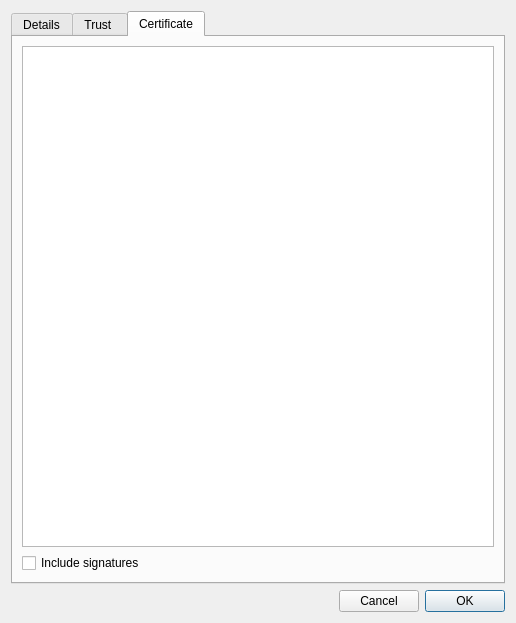
<?xml version="1.0" encoding="UTF-8"?>
<ui version="4.0">
 <class>ConfCertDialog</class>
 <widget class="QDialog" name="ConfCertDialog">
  <property name="geometry">
   <rect>
    <x>0</x>
    <y>0</y>
    <width>516</width>
    <height>623</height>
   </rect>
  </property>
  <property name="windowTitle">
   <string>Friend Details</string>
  </property>
  <property name="windowIcon">
   <iconset resource="../images.qrc">
    <normaloff>:/images/rstray3.png</normaloff>:/images/rstray3.png</iconset>
  </property>
  <layout class="QGridLayout" name="gridLayout">
   <item row="0" column="0">
    <widget class="QTabWidget" name="stabWidget">
     <property name="currentIndex">
      <number>2</number>
     </property>
     <widget class="QWidget" name="tab">
      <attribute name="icon">
       <iconset resource="../images.qrc">
        <normaloff>:/images/peerdetails_16x16.png</normaloff>:/images/peerdetails_16x16.png</iconset>
      </attribute>
      <attribute name="title">
       <string>Details</string>
      </attribute>
      <layout class="QGridLayout" name="gridLayout_3">
       <item row="0" column="1" rowspan="3">
        <widget class="QGroupBox" name="groupBox_2">
         <property name="title">
          <string>Peer Info</string>
         </property>
         <layout class="QGridLayout" name="_2">
          <item row="0" column="0">
           <widget class="QLabel" name="label_name">
            <property name="text">
             <string>Name</string>
            </property>
           </widget>
          </item>
          <item row="0" column="1">
           <widget class="QLineEdit" name="name">
            <property name="readOnly">
             <bool>true</bool>
            </property>
           </widget>
          </item>
          <item row="2" column="0">
           <widget class="QLabel" name="label_id">
            <property name="text">
             <string>Peer ID</string>
            </property>
           </widget>
          </item>
          <item row="2" column="1">
           <widget class="QLineEdit" name="peerid">
            <property name="readOnly">
             <bool>true</bool>
            </property>
           </widget>
          </item>
          <item row="6" column="0">
           <widget class="QLabel" name="label_last_contact">
            <property name="text">
             <string>Last Contact</string>
            </property>
           </widget>
          </item>
          <item row="6" column="1">
           <widget class="QLineEdit" name="lastcontact">
            <property name="readOnly">
             <bool>true</bool>
            </property>
           </widget>
          </item>
          <item row="7" column="1">
           <widget class="QLineEdit" name="version">
            <property name="readOnly">
             <bool>true</bool>
            </property>
           </widget>
          </item>
          <item row="7" column="0">
           <widget class="QLabel" name="label_version">
            <property name="text">
             <string>Version</string>
            </property>
           </widget>
          </item>
          <item row="4" column="0">
           <widget class="QLabel" name="label_loc">
            <property name="text">
             <string>Loc</string>
            </property>
           </widget>
          </item>
          <item row="4" column="1">
           <widget class="QLineEdit" name="loc">
            <property name="readOnly">
             <bool>true</bool>
            </property>
           </widget>
          </item>
          <item row="3" column="0">
           <widget class="QLabel" name="label_rsid">
            <property name="text">
             <string>RetroShare ID</string>
            </property>
           </widget>
          </item>
          <item row="3" column="1">
           <widget class="LinkTextBrowser" name="rsid">
            <property name="enabled">
             <bool>true</bool>
            </property>
            <property name="sizePolicy">
             <sizepolicy hsizetype="Expanding" vsizetype="Fixed">
              <horstretch>0</horstretch>
              <verstretch>0</verstretch>
             </sizepolicy>
            </property>
            <property name="maximumSize">
             <size>
              <width>16777215</width>
              <height>20</height>
             </size>
            </property>
            <property name="verticalScrollBarPolicy">
             <enum>Qt::ScrollBarAlwaysOff</enum>
            </property>
            <property name="horizontalScrollBarPolicy">
             <enum>Qt::ScrollBarAlwaysOff</enum>
            </property>
            <property name="readOnly">
             <bool>true</bool>
            </property>
           </widget>
          </item>
          <item row="5" column="0">
           <widget class="QLabel" name="label_status">
            <property name="text">
             <string>Status</string>
            </property>
           </widget>
          </item>
          <item row="5" column="1">
           <widget class="QLineEdit" name="statusline">
            <property name="readOnly">
             <bool>true</bool>
            </property>
           </widget>
          </item>
          <item row="8" column="0">
           <spacer name="verticalSpacer_5">
            <property name="orientation">
             <enum>Qt::Vertical</enum>
            </property>
            <property name="sizeHint" stdset="0">
             <size>
              <width>20</width>
              <height>40</height>
             </size>
            </property>
           </spacer>
          </item>
         </layout>
        </widget>
       </item>
       <item row="2" column="0">
        <spacer name="verticalSpacer_4">
         <property name="orientation">
          <enum>Qt::Vertical</enum>
         </property>
         <property name="sizeHint" stdset="0">
          <size>
           <width>68</width>
           <height>126</height>
          </size>
         </property>
        </spacer>
       </item>
       <item row="3" column="0" colspan="2">
        <widget class="QGroupBox" name="groupBox">
         <property name="title">
          <string>Peer Address</string>
         </property>
         <layout class="QVBoxLayout" name="_3">
          <item>
           <layout class="QHBoxLayout" name="_4">
            <item>
             <layout class="QVBoxLayout" name="_5">
              <item>
               <widget class="QLabel" name="label">
                <property name="layoutDirection">
                 <enum>Qt::LeftToRight</enum>
                </property>
                <property name="text">
                 <string>Local Address</string>
                </property>
                <property name="alignment">
                 <set>Qt::AlignLeading|Qt::AlignLeft|Qt::AlignVCenter</set>
                </property>
               </widget>
              </item>
              <item>
               <widget class="QLabel" name="label_2">
                <property name="text">
                 <string>External Address</string>
                </property>
               </widget>
              </item>
              <item>
               <widget class="QLabel" name="label_3">
                <property name="text">
                 <string>Dynamic DNS</string>
                </property>
               </widget>
              </item>
             </layout>
            </item>
            <item>
             <layout class="QVBoxLayout" name="_6">
              <item>
               <widget class="QLineEdit" name="localAddress"/>
              </item>
              <item>
               <widget class="QLineEdit" name="extAddress"/>
              </item>
              <item>
               <widget class="QLineEdit" name="dynDNS"/>
              </item>
             </layout>
            </item>
            <item>
             <layout class="QVBoxLayout" name="_7">
              <item>
               <widget class="QLabel" name="label_5">
                <property name="text">
                 <string>Port</string>
                </property>
               </widget>
              </item>
              <item>
               <widget class="QLabel" name="label_4">
                <property name="text">
                 <string>Port</string>
                </property>
               </widget>
              </item>
              <item>
               <spacer name="verticalSpacer_3">
                <property name="orientation">
                 <enum>Qt::Vertical</enum>
                </property>
                <property name="sizeType">
                 <enum>QSizePolicy::Fixed</enum>
                </property>
                <property name="sizeHint" stdset="0">
                 <size>
                  <width>20</width>
                  <height>27</height>
                 </size>
                </property>
               </spacer>
              </item>
             </layout>
            </item>
            <item>
             <layout class="QVBoxLayout" name="_8">
              <item>
               <widget class="QSpinBox" name="localPort">
                <property name="minimum">
                 <number>0</number>
                </property>
                <property name="maximum">
                 <number>65535</number>
                </property>
                <property name="value">
                 <number>7812</number>
                </property>
               </widget>
              </item>
              <item>
               <widget class="QSpinBox" name="extPort">
                <property name="minimum">
                 <number>0</number>
                </property>
                <property name="maximum">
                 <number>65535</number>
                </property>
                <property name="value">
                 <number>7812</number>
                </property>
               </widget>
              </item>
              <item>
               <spacer name="verticalSpacer_2">
                <property name="orientation">
                 <enum>Qt::Vertical</enum>
                </property>
                <property name="sizeHint" stdset="0">
                 <size>
                  <width>20</width>
                  <height>40</height>
                 </size>
                </property>
               </spacer>
              </item>
             </layout>
            </item>
           </layout>
          </item>
          <item>
           <widget class="QLabel" name="label_9">
            <property name="text">
             <string>Addresses list</string>
            </property>
           </widget>
          </item>
          <item>
           <widget class="QListWidget" name="ipAddressList">
            <property name="contextMenuPolicy">
             <enum>Qt::DefaultContextMenu</enum>
            </property>
            <property name="selectionMode">
             <enum>QAbstractItemView::MultiSelection</enum>
            </property>
           </widget>
          </item>
          <item>
           <spacer>
            <property name="orientation">
             <enum>Qt::Vertical</enum>
            </property>
            <property name="sizeHint" stdset="0">
             <size>
              <width>20</width>
              <height>47</height>
             </size>
            </property>
           </spacer>
          </item>
         </layout>
        </widget>
       </item>
       <item row="4" column="0" colspan="2">
        <spacer name="verticalSpacer">
         <property name="orientation">
          <enum>Qt::Vertical</enum>
         </property>
         <property name="sizeHint" stdset="0">
          <size>
           <width>20</width>
           <height>40</height>
          </size>
         </property>
        </spacer>
       </item>
       <item row="1" column="0">
        <widget class="QFrame" name="avatarFrame">
         <property name="frameShape">
          <enum>QFrame::Panel</enum>
         </property>
         <property name="frameShadow">
          <enum>QFrame::Sunken</enum>
         </property>
         <layout class="QHBoxLayout" name="horizontalLayout_2">
          <property name="margin">
           <number>0</number>
          </property>
          <item>
           <widget class="AvatarWidget" name="avatar" native="true">
            <property name="minimumSize">
             <size>
              <width>96</width>
              <height>96</height>
             </size>
            </property>
            <property name="maximumSize">
             <size>
              <width>96</width>
              <height>96</height>
             </size>
            </property>
           </widget>
          </item>
         </layout>
        </widget>
       </item>
      </layout>
     </widget>
     <widget class="QWidget" name="tab_2">
      <attribute name="icon">
       <iconset resource="../images.qrc">
        <normaloff>:/images/security-high-16.png</normaloff>:/images/security-high-16.png</iconset>
      </attribute>
      <attribute name="title">
       <string>Trust </string>
      </attribute>
      <layout class="QVBoxLayout" name="_9">
       <item>
        <widget class="QLabel" name="web_of_trust_label">
         <property name="text">
          <string>Your trust in this peer is:</string>
         </property>
         <property name="wordWrap">
          <bool>true</bool>
         </property>
        </widget>
       </item>
       <item>
        <layout class="QHBoxLayout" name="wotLayout">
         <item>
          <widget class="QRadioButton" name="radioButton_trust_never">
           <property name="maximumSize">
            <size>
             <width>125</width>
             <height>16777215</height>
            </size>
           </property>
           <property name="text">
            <string>None </string>
           </property>
           <property name="icon">
            <iconset resource="../images.qrc">
             <normaloff>:/images/security-low-48.png</normaloff>:/images/security-low-48.png</iconset>
           </property>
           <property name="iconSize">
            <size>
             <width>48</width>
             <height>48</height>
            </size>
           </property>
          </widget>
         </item>
         <item>
          <widget class="QRadioButton" name="radioButton_trust_marginnaly">
           <property name="maximumSize">
            <size>
             <width>140</width>
             <height>16777215</height>
            </size>
           </property>
           <property name="text">
            <string>Marginal </string>
           </property>
           <property name="icon">
            <iconset resource="../images.qrc">
             <normaloff>:/images/security-medium-48.png</normaloff>:/images/security-medium-48.png</iconset>
           </property>
           <property name="iconSize">
            <size>
             <width>48</width>
             <height>48</height>
            </size>
           </property>
          </widget>
         </item>
         <item>
          <widget class="QRadioButton" name="radioButton_trust_fully">
           <property name="maximumSize">
            <size>
             <width>130</width>
             <height>16777215</height>
            </size>
           </property>
           <property name="text">
            <string>Full </string>
           </property>
           <property name="icon">
            <iconset resource="../images.qrc">
             <normaloff>:/images/security-high-48.png</normaloff>:/images/security-high-48.png</iconset>
           </property>
           <property name="iconSize">
            <size>
             <width>48</width>
             <height>48</height>
            </size>
           </property>
          </widget>
         </item>
        </layout>
       </item>
       <item>
        <widget class="QGroupBox" name="groupBox_3">
         <property name="font">
          <font>
           <weight>50</weight>
           <bold>false</bold>
          </font>
         </property>
         <property name="title">
          <string>GPG Key</string>
         </property>
         <property name="flat">
          <bool>false</bool>
         </property>
         <property name="checkable">
          <bool>false</bool>
         </property>
         <layout class="QGridLayout" name="gridLayout_2">
          <item row="0" column="0">
           <widget class="QLabel" name="is_signing_me">
            <property name="font">
             <font>
              <weight>75</weight>
              <bold>true</bold>
             </font>
            </property>
            <property name="text">
             <string>Peer has signed my GPG key</string>
            </property>
           </widget>
          </item>
          <item row="0" column="1">
           <widget class="QToolButton" name="trusthelpButton">
            <property name="toolTip">
             <string>Show Help for Trust Settings and Signing</string>
            </property>
            <property name="text">
             <string/>
            </property>
            <property name="icon">
             <iconset resource="../images.qrc">
              <normaloff>:/images/informations_24x24.png</normaloff>:/images/informations_24x24.png</iconset>
            </property>
            <property name="iconSize">
             <size>
              <width>24</width>
              <height>24</height>
             </size>
            </property>
           </widget>
          </item>
          <item row="1" column="0" colspan="2">
           <widget class="QGroupBox" name="signersBox">
            <property name="title">
             <string>Peer key is signed by :</string>
            </property>
            <layout class="QVBoxLayout" name="_11">
             <item>
              <widget class="LinkTextBrowser" name="signers"/>
             </item>
            </layout>
           </widget>
          </item>
         </layout>
        </widget>
       </item>
       <item>
        <layout class="QHBoxLayout" name="friendAndSignLayout">
         <property name="margin">
          <number>6</number>
         </property>
         <item>
          <widget class="QCheckBox" name="signGPGKeyCheckBox">
           <property name="toolTip">
            <string>&lt;!DOCTYPE HTML PUBLIC &quot;-//W3C//DTD HTML 4.0//EN&quot; &quot;http://www.w3.org/TR/REC-html40/strict.dtd&quot;&gt;
&lt;html&gt;&lt;head&gt;&lt;meta name=&quot;qrichtext&quot; content=&quot;1&quot; /&gt;&lt;style type=&quot;text/css&quot;&gt;
p, li { white-space: pre-wrap; }
&lt;/style&gt;&lt;/head&gt;&lt;body style=&quot; font-family:'Sans'; font-size:10pt; font-weight:400; font-style:normal;&quot;&gt;
&lt;p align=&quot;justify&quot; style=&quot; margin-top:0px; margin-bottom:0px; margin-left:0px; margin-right:0px; -qt-block-indent:0; text-indent:0px;&quot;&gt;Signing a friend's key is a way to express your trust into this friend, to your other friends. Besides, only signed peers will receive information about your other trusted friends.&lt;/p&gt;
&lt;p align=&quot;justify&quot; style=&quot;-qt-paragraph-type:empty; margin-top:0px; margin-bottom:0px; margin-left:0px; margin-right:0px; -qt-block-indent:0; text-indent:0px;&quot;&gt;&lt;/p&gt;
&lt;p align=&quot;justify&quot; style=&quot; margin-top:0px; margin-bottom:0px; margin-left:0px; margin-right:0px; -qt-block-indent:0; text-indent:0px;&quot;&gt;Signing a key cannot be undone, so do it wisely.&lt;/p&gt;&lt;/body&gt;&lt;/html&gt;</string>
           </property>
           <property name="text">
            <string>Sign GPG key</string>
           </property>
           <property name="icon">
            <iconset resource="../images.qrc">
             <normaloff>:/images/view-certificate-sign-32.png</normaloff>:/images/view-certificate-sign-32.png</iconset>
           </property>
           <property name="iconSize">
            <size>
             <width>32</width>
             <height>32</height>
            </size>
           </property>
           <property name="checked">
            <bool>false</bool>
           </property>
          </widget>
         </item>
         <item>
          <widget class="QToolButton" name="signKeyButton">
           <property name="toolTip">
            <string>&lt;!DOCTYPE HTML PUBLIC &quot;-//W3C//DTD HTML 4.0//EN&quot; &quot;http://www.w3.org/TR/REC-html40/strict.dtd&quot;&gt;
&lt;html&gt;&lt;head&gt;&lt;meta name=&quot;qrichtext&quot; content=&quot;1&quot; /&gt;&lt;style type=&quot;text/css&quot;&gt;
p, li { white-space: pre-wrap; }
&lt;/style&gt;&lt;/head&gt;&lt;body style=&quot; font-family:'Sans'; font-size:10pt; font-weight:400; font-style:normal;&quot;&gt;
&lt;p align=&quot;justify&quot; style=&quot; margin-top:0px; margin-bottom:0px; margin-left:0px; margin-right:0px; -qt-block-indent:0; text-indent:0px;&quot;&gt;Signing a friend's key is a way to express your trust into this friend, to your other friends. Besides, only signed peers will receive information about your other trusted friends.&lt;/p&gt;
&lt;p align=&quot;justify&quot; style=&quot;-qt-paragraph-type:empty; margin-top:0px; margin-bottom:0px; margin-left:0px; margin-right:0px; -qt-block-indent:0; text-indent:0px;&quot;&gt;&lt;/p&gt;
&lt;p align=&quot;justify&quot; style=&quot; margin-top:0px; margin-bottom:0px; margin-left:0px; margin-right:0px; -qt-block-indent:0; text-indent:0px;&quot;&gt;Signing a key cannot be undone, so do it wisely.&lt;/p&gt;&lt;/body&gt;&lt;/html&gt;</string>
           </property>
           <property name="text">
            <string>Sign GPG key</string>
           </property>
           <property name="icon">
            <iconset resource="../images.qrc">
             <normaloff>:/images/view-certificate-sign-48.png</normaloff>:/images/view-certificate-sign-48.png</iconset>
           </property>
           <property name="iconSize">
            <size>
             <width>48</width>
             <height>48</height>
            </size>
           </property>
           <property name="toolButtonStyle">
            <enum>Qt::ToolButtonTextUnderIcon</enum>
           </property>
          </widget>
         </item>
         <item>
          <spacer name="horizontalSpacer">
           <property name="orientation">
            <enum>Qt::Horizontal</enum>
           </property>
           <property name="sizeHint" stdset="0">
            <size>
             <width>40</width>
             <height>20</height>
            </size>
           </property>
          </spacer>
         </item>
         <item>
          <widget class="QToolButton" name="denyFriendButton">
           <property name="text">
            <string>Deny Friend</string>
           </property>
           <property name="icon">
            <iconset resource="../images.qrc">
             <normaloff>:/images/user/deny_user48.png</normaloff>:/images/user/deny_user48.png</iconset>
           </property>
           <property name="iconSize">
            <size>
             <width>48</width>
             <height>48</height>
            </size>
           </property>
           <property name="toolButtonStyle">
            <enum>Qt::ToolButtonTextUnderIcon</enum>
           </property>
          </widget>
         </item>
         <item>
          <widget class="QToolButton" name="make_friend_button">
           <property name="text">
            <string>Make Friend</string>
           </property>
           <property name="icon">
            <iconset resource="../images.qrc">
             <normaloff>:/images/user/add_user48.png</normaloff>:/images/user/add_user48.png</iconset>
           </property>
           <property name="iconSize">
            <size>
             <width>48</width>
             <height>48</height>
            </size>
           </property>
           <property name="autoRepeat">
            <bool>false</bool>
           </property>
           <property name="autoExclusive">
            <bool>false</bool>
           </property>
           <property name="toolButtonStyle">
            <enum>Qt::ToolButtonTextUnderIcon</enum>
           </property>
           <property name="autoRaise">
            <bool>false</bool>
           </property>
           <property name="arrowType">
            <enum>Qt::NoArrow</enum>
           </property>
          </widget>
         </item>
        </layout>
       </item>
      </layout>
     </widget>
     <widget class="QWidget" name="tab_3">
      <attribute name="icon">
       <iconset resource="../images.qrc">
        <normaloff>:/images/view-certificate-sign-32.png</normaloff>:/images/view-certificate-sign-32.png</iconset>
      </attribute>
      <attribute name="title">
       <string>Certificate</string>
      </attribute>
      <layout class="QVBoxLayout" name="verticalLayout">
       <item>
        <widget class="QTextEdit" name="userCertificateText"/>
       </item>
       <item>
        <widget class="QCheckBox" name="_shouldAddSignatures_CB">
         <property name="text">
          <string>Include signatures</string>
         </property>
        </widget>
       </item>
      </layout>
     </widget>
    </widget>
   </item>
   <item row="1" column="0">
    <layout class="QGridLayout" name="_12">
     <item row="0" column="0">
      <spacer>
       <property name="orientation">
        <enum>Qt::Horizontal</enum>
       </property>
       <property name="sizeHint" stdset="0">
        <size>
         <width>311</width>
         <height>20</height>
        </size>
       </property>
      </spacer>
     </item>
     <item row="0" column="2">
      <widget class="QPushButton" name="applyButton">
       <property name="toolTip">
        <string>Apply and Close</string>
       </property>
       <property name="text">
        <string>OK</string>
       </property>
       <property name="autoDefault">
        <bool>false</bool>
       </property>
       <property name="default">
        <bool>true</bool>
       </property>
      </widget>
     </item>
     <item row="0" column="1">
      <widget class="QPushButton" name="cancelButton">
       <property name="text">
        <string>Cancel</string>
       </property>
      </widget>
     </item>
    </layout>
   </item>
  </layout>
 </widget>
 <customwidgets>
  <customwidget>
   <class>AvatarWidget</class>
   <extends>QWidget</extends>
   <header>gui/common/AvatarWidget.h</header>
   <container>1</container>
  </customwidget>
  <customwidget>
   <class>LinkTextBrowser</class>
   <extends>QTextBrowser</extends>
   <header>gui/common/LinkTextBrowser.h</header>
  </customwidget>
 </customwidgets>
 <resources>
  <include location="../images.qrc"/>
 </resources>
 <connections/>
</ui>
